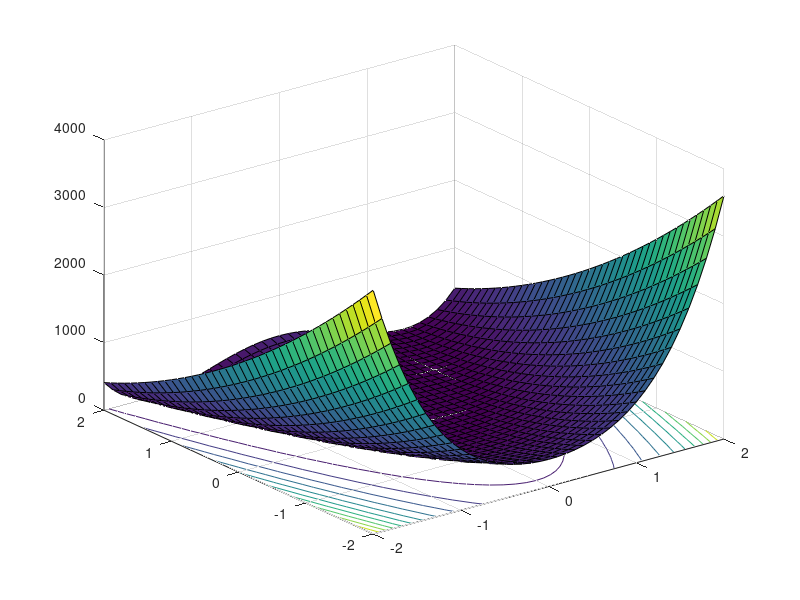

Here is the MATLAB script that generated this plot:
% Simulated Annealing (by X-S Yang, Cambridge University)
disp('Simulating ... it will take a minute or so!');

% Rosenbrock's function with f*=0 at (1,1)
fstr='(1-x)^2+100*(y-x^2)^2';

% Convert into an inline function
f=vectorize(inline(fstr));

% Show the topography of the objective function
range=[-2 2 -2 2];
xgrid=range(1):0.1:range(2); ygrid=range(3):0.1:range(4);
[x,y]=meshgrid(xgrid,ygrid);
surfc(x,y,f(x,y)); 

% Initializing parameters and settings
T_init =1.0; % Initial temperature
T_min = 1e-10; % Final stopping temperature
F_min = -1e+100; % Min value of the function
max_rej=2500; % Maximum number of rejections
max_run=500; % Maximum number of runs
max_accept = 15; % Maximum number of accept
k = 1; % Boltzmann constant
alpha=0.95; % Cooling factor
Enorm=1e-8; % Energy norm (eg, Enorm=le-8)
guess=[2 2]; % Initial guess

% Initializing the counters i,j etc
i= 0; j = 0; accept = 0; totaleval = 0;

% Initializing various values
T = T_init;
E_init = f(guess(1),guess(2));
E_old = E_init; E_new=E_old;
best=guess; % initially guessed values

% Starting the simulated annealling
while ((T > T_min) & (j <= max_rej) & E_new>F_min)
  i = i+1;

  % Check if max numbers of run/accept are met
  if (i >= max_run) | (accept >= max_accept)

    % Cooling according to a cooling schedule
    T = alpha*T;
    totaleval = totaleval + i;

    % reset the counters
    i = 1; accept = 1;
  end

  % Function evaluations at new locations
    ns=guess+rand(1,2)*randn;
    E_new = f(ns(1),ns(2));
  % Decide to accept the new solution
  DeltaE=E_new-E_old;

  % Accept if improved
  if (-DeltaE > Enorm)
    best = ns; E_old = E_new;
    accept=accept+1; j = 0;
  end

  % Accept with a small probability if not improved
  if (DeltaE<=Enorm & exp(-DeltaE/(k*T))>rand );
    best = ns; E_old = E_new;
    accept=accept+1;
  else
    j=j+1
  end

  % Update the estimated optimal solution
  f_opt=E_old;
end

% Display the final results
disp(strcat('Obj function :',fstr));
disp(strcat('Evaluations :', num2str(totaleval)));
disp(strcat('Best solution:', num2str(best)));
disp(strcat('Best objective:', num2str(f_opt)));
